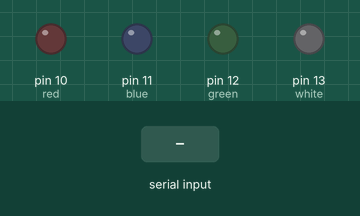
Bench run of a sketch on a simulated Arduino Uno, built with avr-gcc and run on an emulated ATmega328P. Shown: output pins drawn as LEDs (lit = HIGH). The test bench sets the inputs (shaded band).

Above: at 1.2 s.
1.3 s: "w" received over Serial
At 1.6 s:
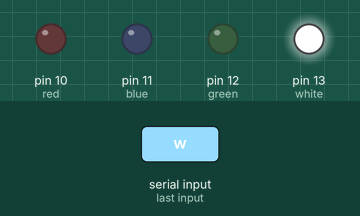
2.8 s: "s" received over Serial
At 3.9 s:
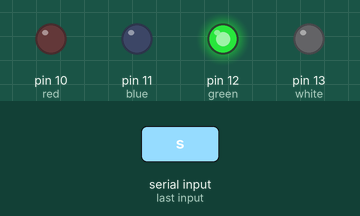
4.3 s: "a" received over Serial
At 5.0 s:
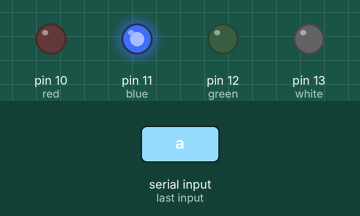
5.8 s: "d" received over Serial
At 6.2 s:
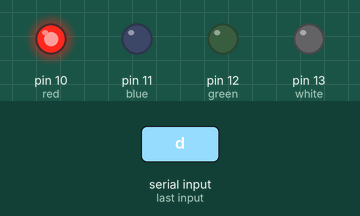
Timing chart, 0 to 8.3 s (numbered marks = the images above; inputs shaded):
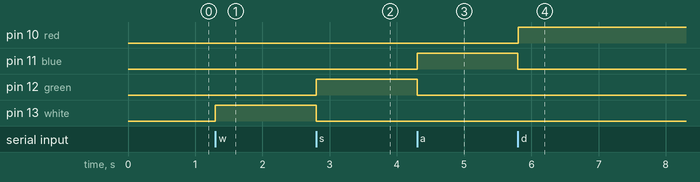

Measured:
- after the input at 1.3 s, pin 13 (white): LOW → HIGH at once
- after the input at 2.8 s, pin 12 (green): LOW → HIGH at once; pin 13 (white): HIGH → LOW at once
- after the input at 4.3 s, pin 11 (blue): LOW → HIGH at once; pin 12 (green): HIGH → LOW at once
- after the input at 5.8 s, pin 10 (red): LOW → HIGH at once; pin 11 (blue): HIGH → LOW at once

The sketch:

avr.ino
```cpp
int white = 13;
int green = 12;
int blue = 11;
int red = 10;

void setup() {
  Serial.begin(9600);

  pinMode(white, OUTPUT);
  pinMode(green, OUTPUT);
  pinMode(blue, OUTPUT);
  pinMode(red, OUTPUT);
}

void loop() {
  int inp = 0;
  if (Serial.available() > 0) {
    inp = Serial.read();
    // For W - Up
    if (inp == 119) {
      digitalWrite(red, LOW);
      digitalWrite(blue, LOW);
      digitalWrite(green, LOW);

      digitalWrite(white, HIGH);
    }
    // For S - Down
    if (inp == 115) {
      digitalWrite(red, LOW);
      digitalWrite(blue, LOW);
      digitalWrite(white, LOW);

      digitalWrite(green, HIGH);
    }
    // For A - Left
    if (inp == 97) {
      digitalWrite(red, LOW);
      digitalWrite(white, LOW);
      digitalWrite(green, LOW);

      digitalWrite(blue, HIGH);
    }
    // For D - Right
    if (inp == 100) {
      digitalWrite(white, LOW);
      digitalWrite(blue, LOW);
      digitalWrite(green, LOW);

      digitalWrite(red, HIGH);
    }
  }
}
```
